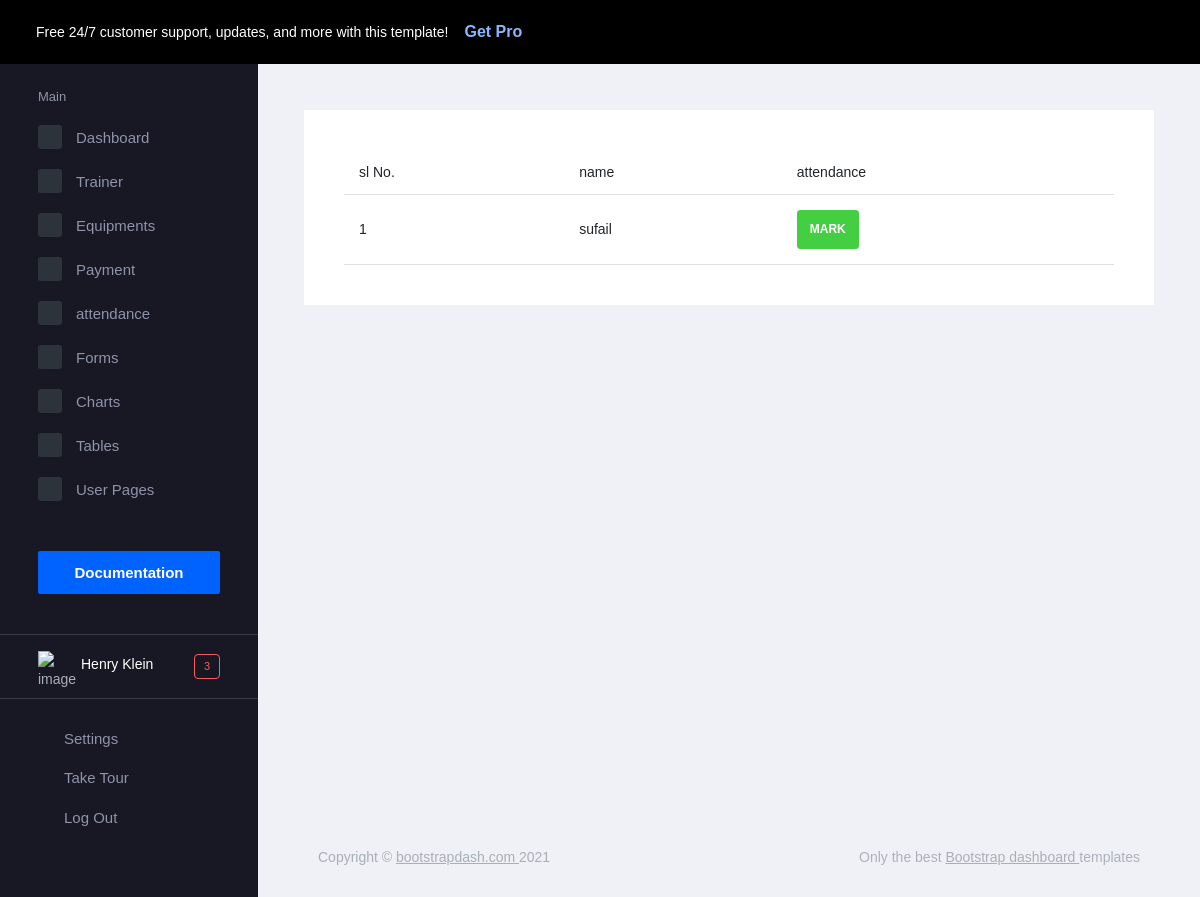
The page /add_attendance on the database as committed earlier.
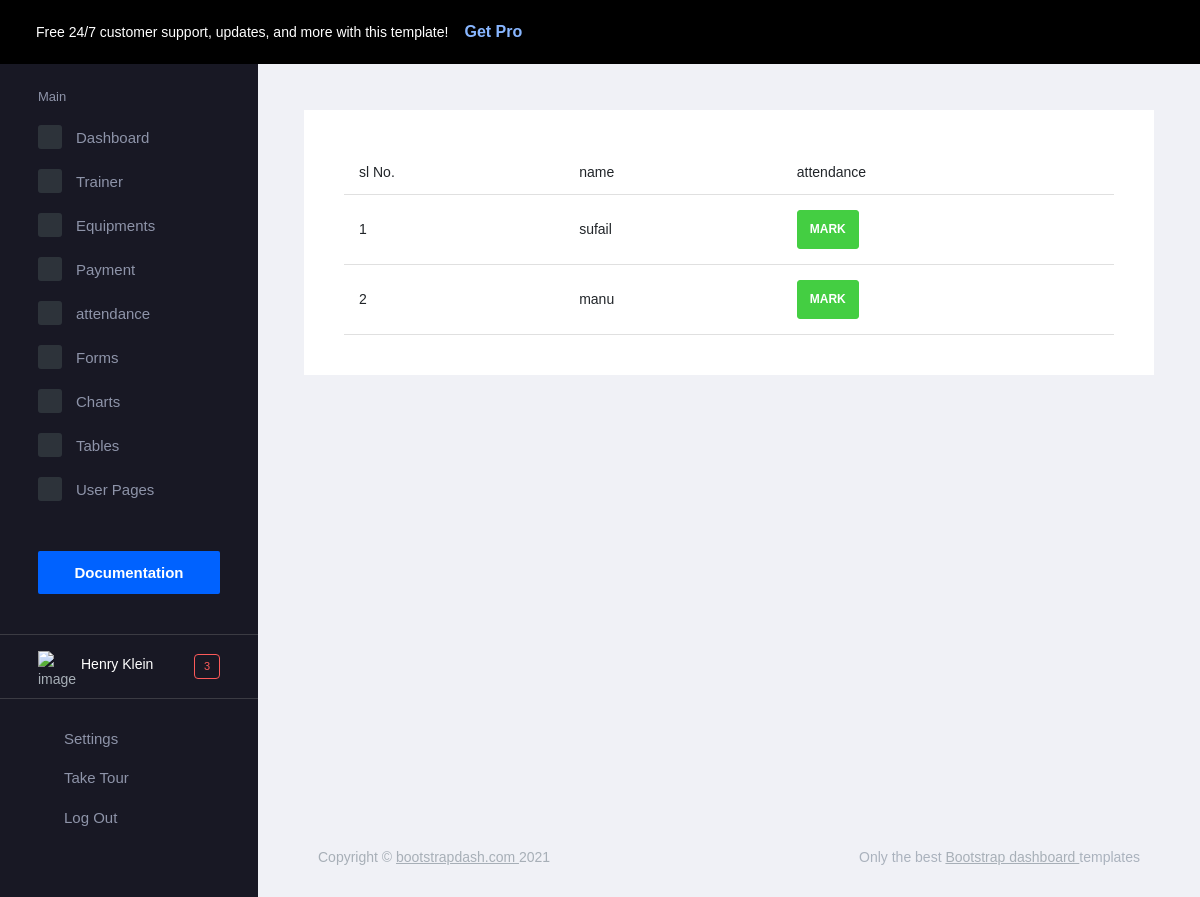
The same page on the database as committed later.
### app2/models.py (models this page shows)
class Login(AbstractUser):
    is_user = models.BooleanField(default=False)
    is_trainer = models.BooleanField(default=False)
    name = models.CharField(max_length=25,null=True)
    age = models.IntegerField(null=True)
    address = models.TextField(null=True)
    contact_no = models.IntegerField(null=True)
    photo = models.ImageField(upload_to='profile',null=True)

### app2/views.py (the view)
# urls.py: path('add_attendance', views.add_attendance, name='add_attendance'),
def add_attendance(request):
    user = Login.objects.filter(is_user=True)
    return render(request,'add_attendance.html',{'user':user})

### template/add_attendance.html
{% extends 'admintemp/adminhome.html' %}
{% load crispy_forms_tags %}
{% block content %}
<div class="card">
    <div class="card-body">
        <table class="table">
            <thead>
            <th>sl No.</th>
            <th>name</th>
            <th>attendance</th>
            </thead>
            {% for i in user %}
            <tbody>
            <td>{{forloop.counter}}</td>
            <td>{{i.name}}</td>
            <td><a class="btn btn-success" href="{% url 'mark' i.id %}">MARK</a></td>
            </tbody>
            {% endfor %}
        </table>
    </div>
</div>
{% endblock %}

Rows that differ between the two databases and show on the page:
added Login: name "manu"
